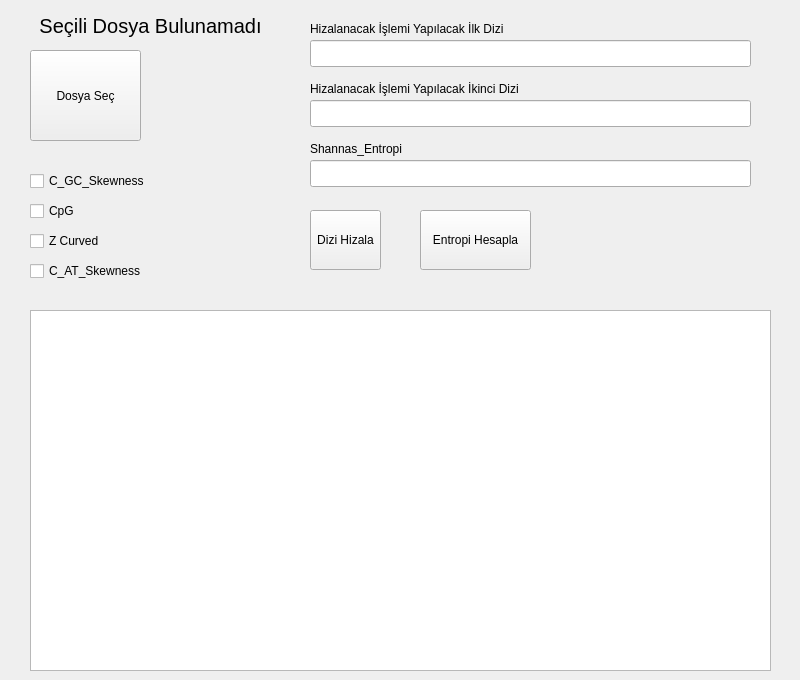
<?xml version="1.0" encoding="UTF-8"?>
<ui version="4.0">
 <class>Dna</class>
 <widget class="QWidget" name="Dna">
  <property name="geometry">
   <rect>
    <x>0</x>
    <y>0</y>
    <width>800</width>
    <height>680</height>
   </rect>
  </property>
  <property name="windowTitle">
   <string>Form</string>
  </property>
  <widget class="QPushButton" name="dosya_secim_butonu">
   <property name="geometry">
    <rect>
     <x>30</x>
     <y>50</y>
     <width>111</width>
     <height>91</height>
    </rect>
   </property>
   <property name="text">
    <string>Dosya Seç</string>
   </property>
  </widget>
  <widget class="QLabel" name="secili_file_etiketi">
   <property name="geometry">
    <rect>
     <x>30</x>
     <y>10</y>
     <width>241</width>
     <height>31</height>
    </rect>
   </property>
   <property name="font">
    <font>
     <pointsize>15</pointsize>
    </font>
   </property>
   <property name="text">
    <string>Seçili Dosya Bulunamadı</string>
   </property>
   <property name="alignment">
    <set>Qt::AlignCenter</set>
   </property>
  </widget>
  <widget class="QLineEdit" name="ilk_dizi_girisi">
   <property name="geometry">
    <rect>
     <x>310</x>
     <y>40</y>
     <width>441</width>
     <height>27</height>
    </rect>
   </property>
  </widget>
  <widget class="QLabel" name="label_2">
   <property name="geometry">
    <rect>
     <x>200</x>
     <y>70</y>
     <width>56</width>
     <height>17</height>
    </rect>
   </property>
   <property name="text">
    <string/>
   </property>
  </widget>
  <widget class="QLineEdit" name="ikinci_dizi_girisi">
   <property name="geometry">
    <rect>
     <x>310</x>
     <y>100</y>
     <width>441</width>
     <height>27</height>
    </rect>
   </property>
  </widget>
  <widget class="QLabel" name="ilk_dizi_etiketi">
   <property name="geometry">
    <rect>
     <x>310</x>
     <y>20</y>
     <width>221</width>
     <height>17</height>
    </rect>
   </property>
   <property name="text">
    <string>Hizalanacak İşlemi Yapılacak İlk Dizi</string>
   </property>
  </widget>
  <widget class="QLabel" name="ikinci_dizi_etiketi">
   <property name="geometry">
    <rect>
     <x>310</x>
     <y>80</y>
     <width>221</width>
     <height>17</height>
    </rect>
   </property>
   <property name="text">
    <string>Hizalanacak İşlemi Yapılacak İkinci Dizi</string>
   </property>
  </widget>
  <widget class="QTextBrowser" name="arayuz_text">
   <property name="geometry">
    <rect>
     <x>30</x>
     <y>310</y>
     <width>741</width>
     <height>361</height>
    </rect>
   </property>
  </widget>
  <widget class="QCheckBox" name="c_gc_skewness">
   <property name="geometry">
    <rect>
     <x>30</x>
     <y>170</y>
     <width>121</width>
     <height>22</height>
    </rect>
   </property>
   <property name="text">
    <string>C_GC_Skewness</string>
   </property>
  </widget>
  <widget class="QCheckBox" name="cpg">
   <property name="geometry">
    <rect>
     <x>30</x>
     <y>200</y>
     <width>88</width>
     <height>22</height>
    </rect>
   </property>
   <property name="text">
    <string>CpG</string>
   </property>
  </widget>
  <widget class="QCheckBox" name="z_curved">
   <property name="geometry">
    <rect>
     <x>30</x>
     <y>230</y>
     <width>88</width>
     <height>22</height>
    </rect>
   </property>
   <property name="text">
    <string>Z Curved</string>
   </property>
  </widget>
  <widget class="QCheckBox" name="c_at_skewness">
   <property name="geometry">
    <rect>
     <x>30</x>
     <y>260</y>
     <width>131</width>
     <height>22</height>
    </rect>
   </property>
   <property name="text">
    <string>C_AT_Skewness</string>
   </property>
  </widget>
  <widget class="QPushButton" name="hizala_butonu">
   <property name="geometry">
    <rect>
     <x>420</x>
     <y>210</y>
     <width>111</width>
     <height>60</height>
    </rect>
   </property>
   <property name="text">
    <string>Entropi Hesapla</string>
   </property>
  </widget>
  <widget class="QLabel" name="shannas_entropi_etiketi">
   <property name="geometry">
    <rect>
     <x>310</x>
     <y>140</y>
     <width>101</width>
     <height>17</height>
    </rect>
   </property>
   <property name="text">
    <string>Shannas_Entropi</string>
   </property>
  </widget>
  <widget class="QLineEdit" name="shannas_entropi_butonu">
   <property name="geometry">
    <rect>
     <x>310</x>
     <y>160</y>
     <width>441</width>
     <height>27</height>
    </rect>
   </property>
  </widget>
  <widget class="QPushButton" name="dizi_hizala_butonu">
   <property name="geometry">
    <rect>
     <x>310</x>
     <y>210</y>
     <width>71</width>
     <height>60</height>
    </rect>
   </property>
   <property name="text">
    <string>Dizi Hizala</string>
   </property>
  </widget>
 </widget>
 <resources/>
 <connections/>
</ui>
